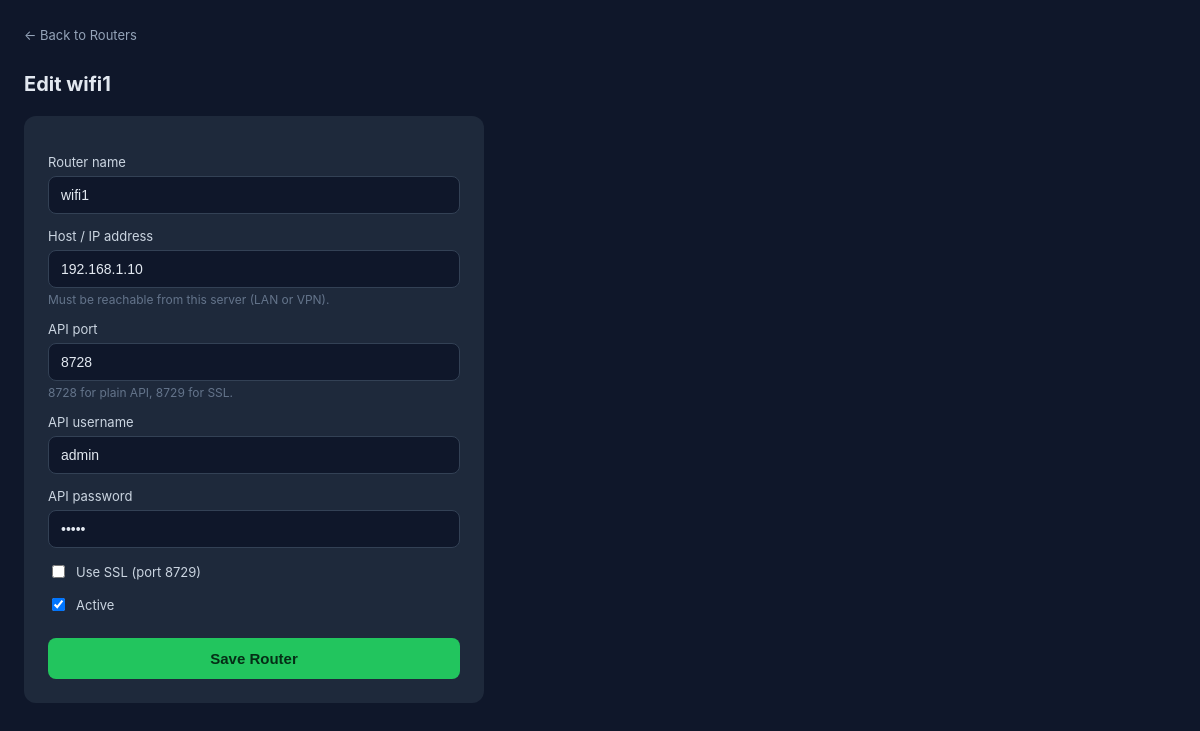
/billing/staff/routers/1/edit/ (signed in), run on the app's committed database.
### billing/models.py (models this page shows, shortened)
class Router(models.Model):
    name = models.CharField(max_length=100)
    host = models.GenericIPAddressField(help_text="Router IP address (LAN or VPN reachable)")
    api_port = models.PositiveIntegerField(default=8728, help_text="8728 plain, 8729 SSL")
    use_ssl = models.BooleanField(default=False)
    username = models.CharField(max_length=100)
    password = models.CharField(max_length=200)  # consider encrypting via django-fernet-fields in production
    is_active = models.BooleanField(default=True)

### billing/views.py (the view)
# urls.py: path("staff/routers/<int:router_id>/edit/", views.staff_router_form, name="staff_router_edit"),
@staff_required
def staff_router_form(request, router_id=None):
    router = get_object_or_404(Router, id=router_id) if router_id else None
    if request.method == "POST":
        form = RouterForm(request.POST, instance=router)
        if form.is_valid():
            router = form.save()
            messages.success(request, f"Router '{router.name}' saved.")
            return redirect("billing:staff_routers")
    else:
        form = RouterForm(instance=router)
    return render(request, "billing/staff_router_form.html", {"form": form, "router": router})

### billing/forms.py
class RouterForm(forms.ModelForm):
    class Meta:
        model = Router
        fields = ["name", "host", "api_port", "use_ssl", "username", "password", "is_active"]
        widgets = {
            "password": forms.PasswordInput(render_value=True),
        }

### billing/templates/billing/staff_router_form.html (shortened to what this page needs)
<!DOCTYPE html>
<html lang="en">
<head>
</head>
<body>
    <div class="container">
        <a class="back" href="{% url 'billing:staff_routers' %}">← Back to Routers</a>
        <h1>{% if router %}Edit {{ router.name }}{% else %}Add New Router{% endif %}</h1>
        <div class="card">
            <form method="post">
                <label for="{{ form.name.id_for_label }}">Router name</label>
                {{ form.name }}
                <label for="{{ form.host.id_for_label }}">Host / IP address</label>
                {{ form.host }}
                <div class="help">Must be reachable from this server (LAN or VPN).</div>
                <label for="{{ form.api_port.id_for_label }}">API port</label>
                {{ form.api_port }}
                <div class="help">8728 for plain API, 8729 for SSL.</div>
                <label for="{{ form.username.id_for_label }}">API username</label>
                {{ form.username }}
                <label for="{{ form.password.id_for_label }}">API password</label>
                {{ form.password }}
                <div class="checkbox-row">
                    {{ form.use_ssl }}
                    <label for="{{ form.use_ssl.id_for_label }}" style="margin:0;">Use SSL (port 8729)</label>
                </div>
                <div class="checkbox-row">
                    {{ form.is_active }}
                    <label for="{{ form.is_active.id_for_label }}" style="margin:0;">Active</label>
                </div>
                <button type="submit">Save Router</button>
            </form>
        </div>
    </div>
</body>
</html>

### billing/templates/billing/staff_router_form.html (style rules this page uses)
* { box-sizing: border-box; }
body { font-family: -apple-system, Arial, sans-serif; background: #0f172a; color: #e2e8f0; margin: 0; padding: 24px; }
.container { max-width: 460px; }
h1 { font-size: 20px; margin-bottom: 20px; }
.card { background: #1e293b; padding: 24px; border-radius: 12px; }
label { display: block; font-size: 13px; margin-bottom: 6px; color: #cbd5e1; margin-top: 14px; }
input { width: 100%; padding: 10px 12px; border-radius: 8px; border: 1px solid #334155; background: #0f172a; color: #e2e8f0; font-size: 14px; box-sizing: border-box; }
.checkbox-row { display: flex; align-items: center; gap: 8px; margin-top: 14px; }
.checkbox-row input { width: auto; }
button { margin-top: 24px; width: 100%; padding: 12px; border: none; border-radius: 8px; background: #22c55e; color: #052e16; font-weight: 600; font-size: 15px; cursor: pointer; }
.back { color: #94a3b8; font-size: 13px; text-decoration: none; display: inline-block; margin-bottom: 16px; }
.help { color: #64748b; font-size: 12px; margin-top: 4px; }

### data on the page
Router: name "wifi1", host "192.168.1.10", api_port "8728", username "admin", is_active "☑"
